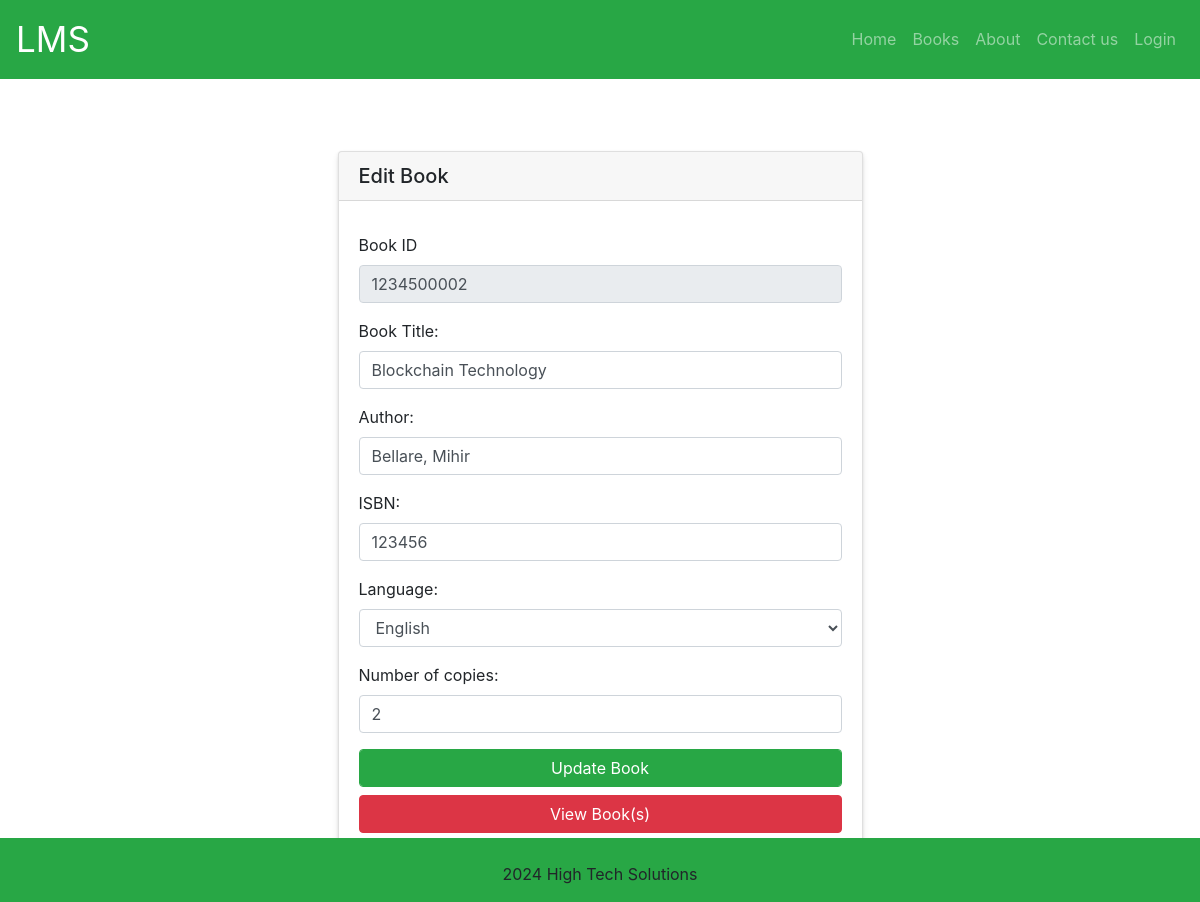
/book/edit/3, run on the app's committed database.
### tables this page shows
CREATE TABLE books (
    id INTEGER PRIMARY KEY AUTOINCREMENT,
    book_id varchar(100) NOT NULL UNIQUE,
    book_title varchar(200) NOT NULL,
    book_author varchar(200) NOT NULL,
    book_isbn varchar(20) NULL,
    book_lang_code varchar(4) NOT NULL,
    book_copy integer not null
);

CREATE TABLE languages (
    id INTEGER PRIMARY KEY AUTOINCREMENT,
    lang_code varchar(4) NOT NULL UNIQUE,
    lang_description varchar(200) NOT NULL
);

### lms.py (the view)
@app.route('/book/edit/<id>')
def open_edit_book(id):
    db = get_db_connection()
    cur=db.cursor()
    book_data=cur.execute("SELECT * FROM books WHERE id=?", (id,)).fetchone()
    db.commit()
    db.close()
    result_data = getLanguages()
    return render_template('book/editbook.html', book=book_data,languages=result_data)

### lms.py (called while the page is built)
def create_db_file(dbname):
    if os.path.isfile(dbname):
        return
    f=open(dbname, "x")

def get_db_connection():
    create_db_file(DATABASE)
    conn = sqlite3.connect(DATABASE)
    conn.row_factory = sqlite3.Row
    return conn

def getLanguages():
    db = get_db_connection()
    result_data = db.execute('SELECT * from languages').fetchall()
    db.close()
    return result_data

### templates/book/editbook.html (shortened to what this page needs)
{% extends "base.html" %}
{% block content %}
<div class="container mt-5">
  <div class="row justify-content-center">
    <div class="col-md-6">
      <div class="card raised-table">
        <h5 class="card-header">
          Edit Book
        </h5>
        <div class="card-body">
          <form id="editBookForm" name="editBookForm" action="{{ url_for('update_book',id=book.id) }}" method="post" class="needs-validation" novalidate>
            <div class="form-group">
              <label for="book_id">Book ID</label>
              <input type="text" class="form-control" id="book_id" placeholder="Enter book id" name="book_id" required maxlength="10" minlength="5" style="text-transform: uppercase" value="{{book.book_id}}" readonly>
            </div>
            <div class="form-group">
              <label for="book_title">Book Title:</label>
              <input type="text" class="form-control" id="book_title" placeholder="Enter book title" name="book_title" required value="{{book.book_title}}">
            </div>
            <div class="form-group">
              <label for="book_author">Author:</label>
              <input type="text" class="form-control" id="book_author" placeholder="Enter book Author(s)" name="book_author" required value="{{book.book_author}}">
            </div>
            <div class="form-group">
              <label for="book_isbn">ISBN:</label>
              <input type="text" class="form-control" id="book_isbn" placeholder="Enter ISBN" name="book_isbn" maxlength="10" minlength="5" style="text-transform: uppercase" value="{{book.book_isbn}}">
            </div>
            <div class="form-group">
              <label for="book_language">Language:</label>
              <select class="form-control" id="book_language" name="book_language" required="true">
                {% for language in languages %}
                <option value="{{ language.lang_code }}" {%if language.lang_code == book.book_lang_code %} selected {% endif %}>{{ language.lang_description }}</option>
                {% endfor %}
              </select>
            </div>
            <div class="form-group">
              <label for="book_copy">Number of copies:</label>
              <input type="text" class="form-control" id="book_copy" placeholder="Enter number of copies" name="book_copy" maxlength="2" minlength="1" value="{{book.book_copy}}" >
            </div>
            <button class="form-control btn-success btn-block" type="submit">Update Book</button>
            <button type="button" class="btn btn-danger btn-block" onclick="redirectToBooks()">View Book(s)</button>
            </form>
        </div>
      </div>
    </div>
  </div>
</div>
{% endblock %}

### templates/base.html (style rules this page uses)
html, body { height: 100%; width: 100%; margin: 0; padding: 0; padding-bottom: 0px; }
.raised-table { box-shadow: 0 4px 6px rgba(0, 0, 0, 0.1), 0 1px 3px rgba(0, 0, 0, 0.08); }

### data on the page
books: book_id "1234500002", book_title "Blockchain Technology", book_author "Bellare, Mihir", book_isbn "123456", book_language "English", book_copy "2"
